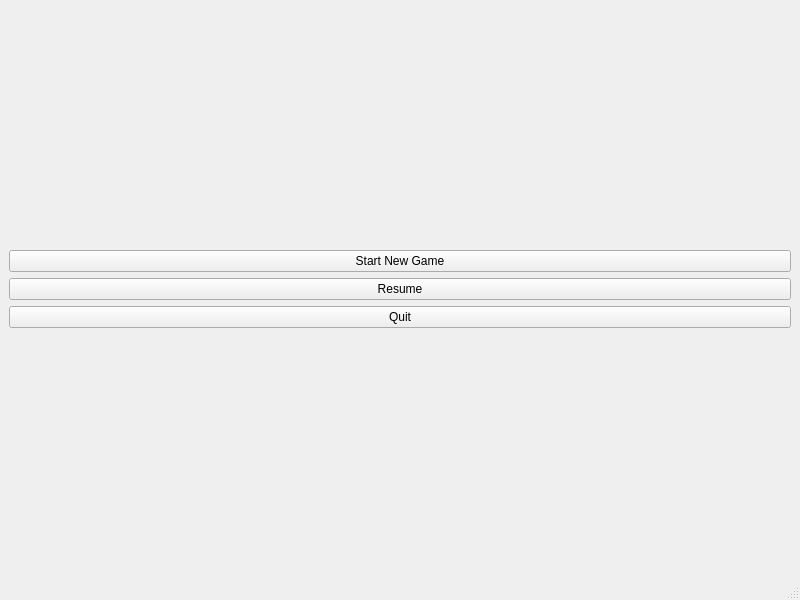
<?xml version="1.0" encoding="UTF-8"?>
<ui version="4.0">
 <class>MainWindow</class>
 <widget class="QMainWindow" name="MainWindow">
  <property name="geometry">
   <rect>
    <x>0</x>
    <y>0</y>
    <width>800</width>
    <height>600</height>
   </rect>
  </property>
  <property name="windowTitle">
   <string>MainWindow</string>
  </property>
  <widget class="QWidget" name="centralwidget">
   <layout class="QVBoxLayout" name="verticalLayout">
    <item>
     <layout class="QVBoxLayout" name="verticalLayout_2">
      <item>
       <spacer name="verticalSpacer_2">
        <property name="orientation">
         <enum>Qt::Vertical</enum>
        </property>
        <property name="sizeHint" stdset="0">
         <size>
          <width>20</width>
          <height>40</height>
         </size>
        </property>
       </spacer>
      </item>
      <item>
       <layout class="QVBoxLayout" name="verticalLayout_3">
        <item>
         <widget class="QPushButton" name="btn_start">
          <property name="text">
           <string>Start New Game</string>
          </property>
         </widget>
        </item>
        <item>
         <widget class="QPushButton" name="btn_resume">
          <property name="text">
           <string>Resume</string>
          </property>
         </widget>
        </item>
        <item>
         <widget class="QPushButton" name="btn_close">
          <property name="text">
           <string>Quit</string>
          </property>
         </widget>
        </item>
       </layout>
      </item>
      <item>
       <spacer name="verticalSpacer">
        <property name="orientation">
         <enum>Qt::Vertical</enum>
        </property>
        <property name="sizeHint" stdset="0">
         <size>
          <width>20</width>
          <height>40</height>
         </size>
        </property>
       </spacer>
      </item>
     </layout>
    </item>
   </layout>
  </widget>
  <widget class="QMenuBar" name="menubar">
   <property name="geometry">
    <rect>
     <x>0</x>
     <y>0</y>
     <width>800</width>
     <height>31</height>
    </rect>
   </property>
  </widget>
  <widget class="QStatusBar" name="statusbar"/>
 </widget>
 <resources/>
 <connections>
  <connection>
   <sender>btn_start</sender>
   <signal>clicked()</signal>
   <receiver>MainWindow</receiver>
   <slot>new_game()</slot>
   <hints>
    <hint type="sourcelabel">
     <x>358</x>
     <y>255</y>
    </hint>
    <hint type="destinationlabel">
     <x>352</x>
     <y>154</y>
    </hint>
   </hints>
  </connection>
  <connection>
   <sender>btn_close</sender>
   <signal>clicked()</signal>
   <receiver>MainWindow</receiver>
   <slot>close()</slot>
   <hints>
    <hint type="sourcelabel">
     <x>239</x>
     <y>338</y>
    </hint>
    <hint type="destinationlabel">
     <x>209</x>
     <y>437</y>
    </hint>
   </hints>
  </connection>
  <connection>
   <sender>btn_resume</sender>
   <signal>clicked()</signal>
   <receiver>MainWindow</receiver>
   <slot>resume()</slot>
   <hints>
    <hint type="sourcelabel">
     <x>494</x>
     <y>298</y>
    </hint>
    <hint type="destinationlabel">
     <x>556</x>
     <y>111</y>
    </hint>
   </hints>
  </connection>
 </connections>
 <slots>
  <slot>new_game()</slot>
  <slot>resume()</slot>
 </slots>
</ui>
